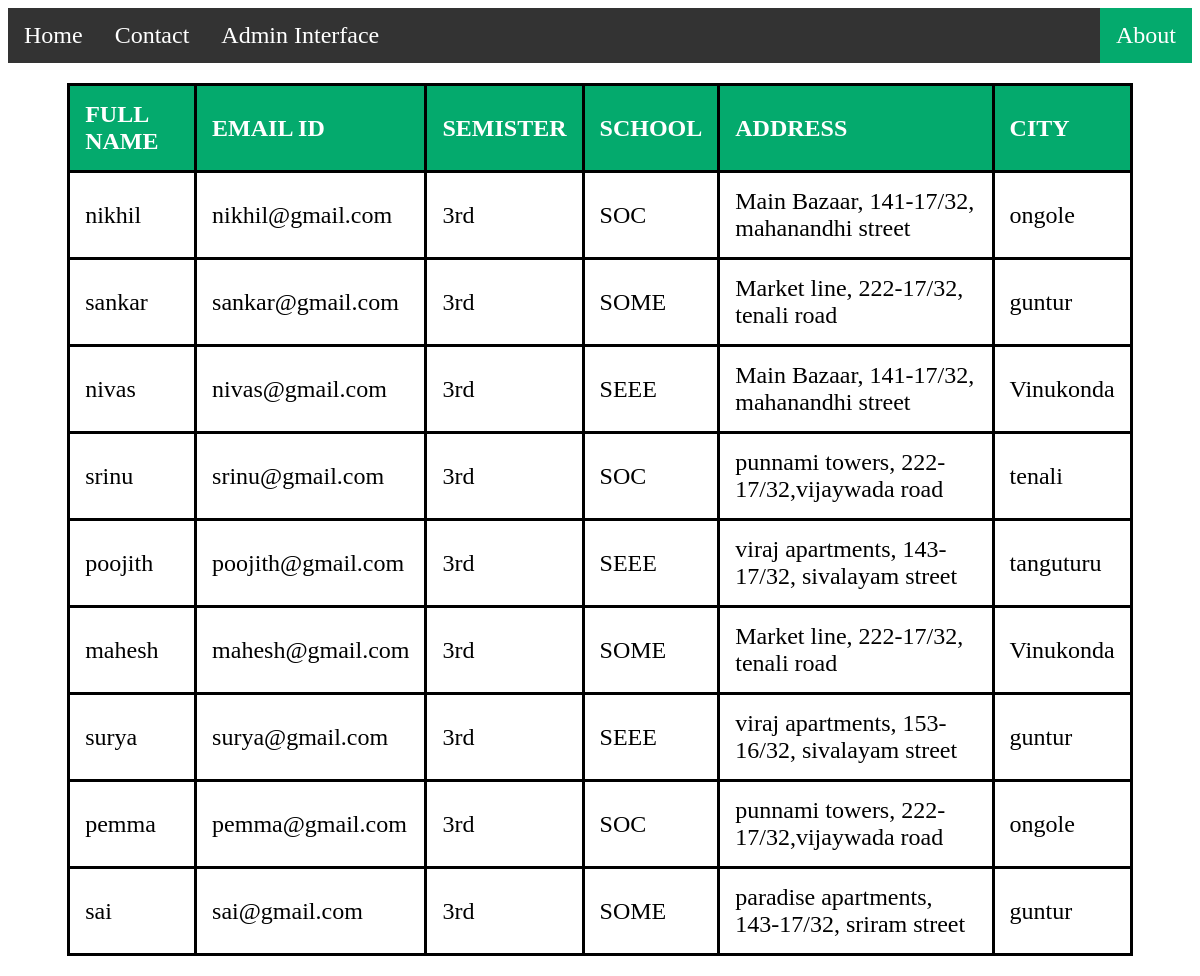
Page /displaypage on the committed database.
### myapp/models.py (models this page shows, shortened)
class students(models.Model):
    name=models.CharField(max_length=30)
    email=models.CharField(max_length=30)
    semister=models.CharField(max_length=30)
    school = models.CharField(max_length=30)
    address = models.CharField(max_length=30)
    city = models.CharField(max_length=30)

### myapp/views.py (the view)
# urls.py: path('displaypage',views.displaypage),
def displaypage(request):
    l = students.objects.all()
    return render(request,'displaypage.html',{"l":l})

### templates/displaypage.html (shortened to what this page needs)
<!DOCTYPE html>
<html lang="en">
<head>
</head>
<body>
<ul>
  <li><a href="home">Home</a></li>
  <li><a href="contact">Contact</a></li>
    <li><a href="index">Admin Interface</a></li>
  <li style="float:right"><a class="active" href="about">About</a></li>
</ul>
<table>
    <tr>
        <th>FULL NAME</th>
        <th>EMAIL ID</th>
        <th>SEMISTER</th>
        <th>SCHOOL</th>
        <th>ADDRESS</th>
        <th>CITY</th>
    </tr>
    {% for i in l %}
     <tr>
        <td>{{i.name}}</td>
        <td>{{i.email}}</td>
        <td>{{i.semister}}</td>
        <td>{{i.school}}</td>
        <td>{{i.address}}</td>
        <td>{{i.city}}</td>
    </tr>
    {% endfor %}
</table>
</body>
</html>

### templates/displaypage.html (style rules this page uses)
ul { list-style-type: none; margin: 0; padding: 0; overflow: hidden; background-color: #333; }
li { float: left; }
li a { display: block; color: white; text-align: center; padding: 14px 16px; text-decoration: none; }
.active { background-color: #04AA6D; }
a { font-size:x-large; }
table,th,td { border:3px solid black; }
table { border-collapse: collapse; width:90%; margin:20px auto; }
th, td { padding: 15px; text-align: left; font-size:x-large; background-color:white; }
th { background-color: #04AA6D; color: white; }
body { background-image:url(https://images.unsplash.com/photo-1521737852567-6949f3f9f2b5?ixlib=rb-4.0.3&ixid=MnwxMjA3fDB8MHxzZWFyY2h8M3x8ZW1wbG95ZWV8ZW58MHx8MHx8&w=1000&q=80); background-size: cover; }

### rows in the picture
students: name "nikhil", email "nikhil@gmail.com", semister "3rd", school "SOC", address "Main Bazaar, 141-17/32, mahanandhi street", city "ongole"
students: name "sankar", email "sankar@gmail.com", semister "3rd", school "SOME", address "Market line, 222-17/32, tenali road", city "guntur"
students: name "nivas", email "nivas@gmail.com", semister "3rd", school "SEEE", address "Main Bazaar, 141-17/32, mahanandhi street", city "Vinukonda"
students: name "srinu", email "srinu@gmail.com", semister "3rd", school "SOC", address "punnami towers, 222-17/32,vijaywada road", city "tenali"
students: name "poojith", email "poojith@gmail.com", semister "3rd", school "SEEE", address "viraj apartments, 143-17/32, sivalayam street", city "tanguturu"
students: name "mahesh", email "mahesh@gmail.com", semister "3rd", school "SOME", address "Market line, 222-17/32, tenali road", city "Vinukonda"
students: name "surya", email "surya@gmail.com", semister "3rd", school "SEEE", address "viraj apartments, 153-16/32, sivalayam street", city "guntur"
students: name "pemma", email "pemma@gmail.com", semister "3rd", school "SOC", address "punnami towers, 222-17/32,vijaywada road", city "ongole"
students: name "sai", email "sai@gmail.com", semister "3rd", school "SOME", address "paradise apartments, 143-17/32, sriram street", city "guntur"
